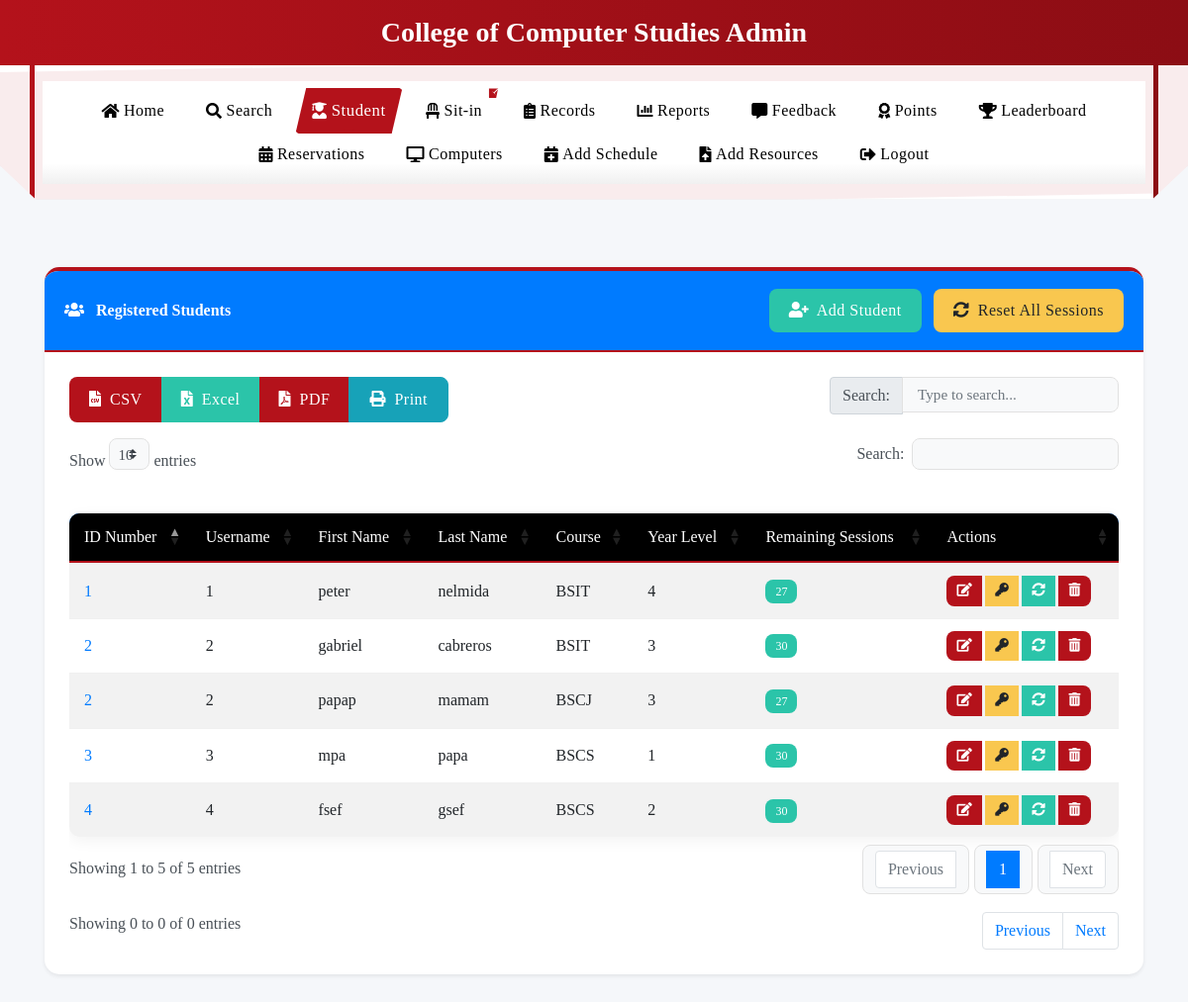
The page /view_students (signed in) on the database as committed earlier.
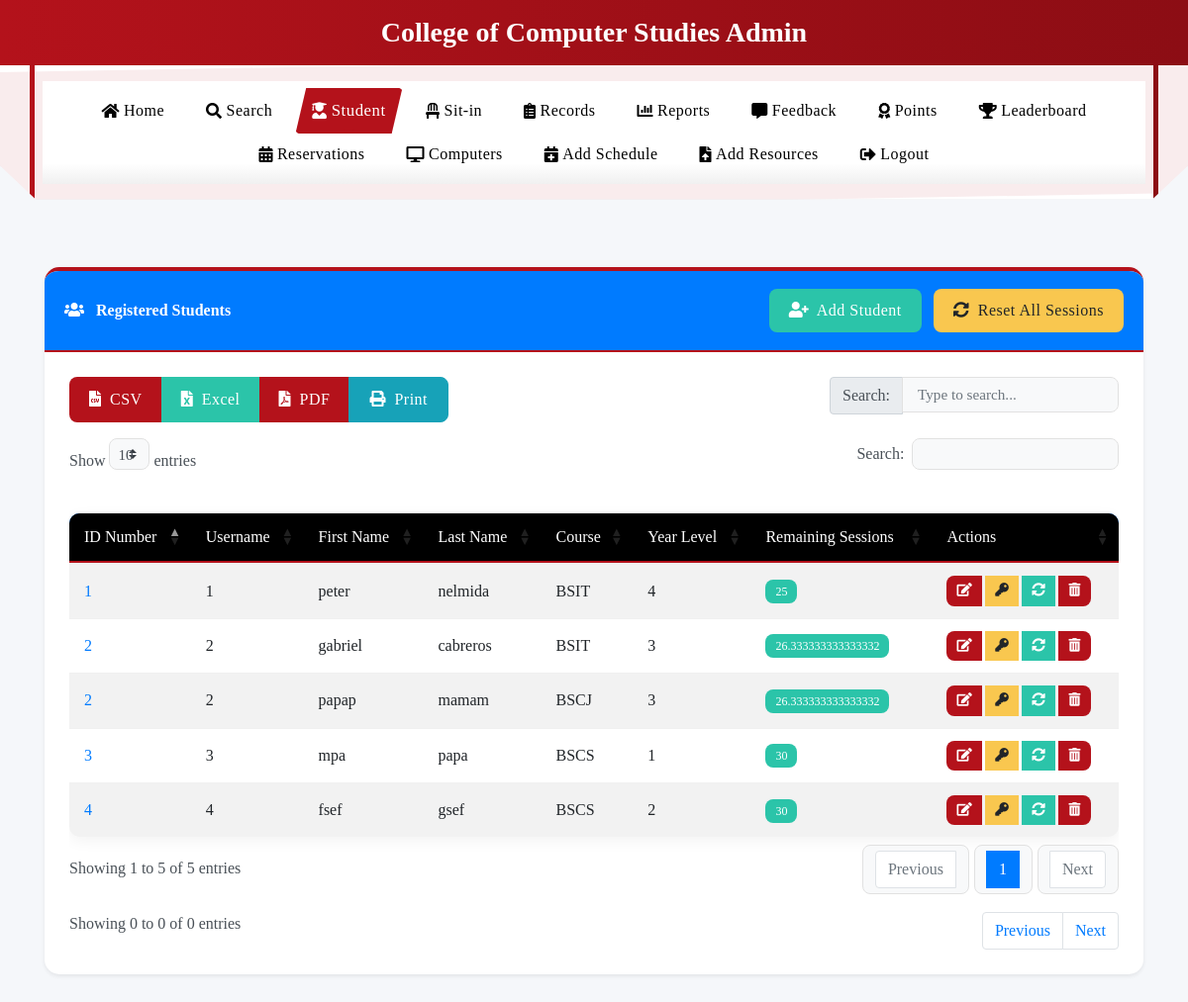
The same page on the database as committed later.
### tables this page shows
CREATE TABLE users
(id INTEGER PRIMARY KEY AUTOINCREMENT,
idno varchar(50),
lastname varchar(80),
firstname varchar(80),
middlename varchar(80),
course varchar(50),
year_level varchar(50),
email varchar(60),
username varchar(80),
password varchar(90), remaining_sessions INTEGER DEFAULT 30, is_admin INTEGER DEFAULT 0, profile_image TEXT, role TEXT DEFAULT 'user', points INTEGER DEFAULT 0);

### app.py (the view)
@app.route('/view_students')
def view_students():
    if 'admin' not in session:
        return redirect(url_for('login'))
    try:
        conn = get_db_connection()
        cursor = conn.cursor()
        cursor.execute('SELECT COUNT(*) as count FROM sitins WHERE logout_time IS NULL')
        active_count = cursor.fetchone()['count']
        try:
            cursor.execute('''
                SELECT idno, username, firstname, lastname, course, year_level, remaining_sessions
                FROM users
                WHERE is_admin = 0
                ORDER BY lastname
            ''')
        except sqlite3.OperationalError:
            cursor.execute('''
                SELECT idno, username, firstname, lastname, course, year_level, remaining_sessions
                FROM users
                WHERE username != 'admin'
                ORDER BY lastname
            ''')
        students_raw = cursor.fetchall()
        students = []
        for student in students_raw:
            students.append(dict(student))
        conn.close()
        if request.headers.get('X-Requested-With') == 'XMLHttpRequest':
            return jsonify(students)
        if not students:
            flash('No students found in the database. Add some students to get started!', 'warning')
        return render_template('view_students.html', students=students, active_count=active_count)
    except Exception as e:
        print(f"Error fetching students: {str(e)}")
        flash(f'Error fetching students: {str(e)}', 'danger')
        if request.headers.get('X-Requested-With') == 'XMLHttpRequest':
            return jsonify([])
        return render_template('view_students.html', students=[], error=str(e), active_count=0)

### app.py (called while the page is built, shortened)
def get_db_connection():
    conn = sqlite3.connect('students.db', timeout=30)
    conn.execute("PRAGMA journal_mode=WAL")  # Use Write-Ahead Logging
    conn.row_factory = sqlite3.Row
    try:
        cursor = conn.cursor()
        cursor.execute("PRAGMA table_info(users)")
        columns = [column[1] for column in cursor.fetchall()]
        cursor.execute("PRAGMA table_info(sitins)")
        sitins_columns = [column[1] for column in cursor.fetchall()]
    except Exception as e:
        print(f"Error in get_db_connection: {str(e)}")
    return conn

### templates/view_students.html (shortened to what the changed rows need)
<!DOCTYPE html>
<html lang="en">
<head>
    <link rel="stylesheet" href="https://stackpath.bootstrapcdn.com/bootstrap/4.5.2/css/bootstrap.min.css">
    <link rel="stylesheet" href="https://cdnjs.cloudflare.com/ajax/libs/font-awesome/5.15.3/css/all.min.css">
    <link rel="stylesheet" href="https://cdn.datatables.net/1.11.3/css/dataTables.bootstrap4.min.css">
    <link rel="stylesheet" href="https://cdn.datatables.net/buttons/2.0.1/css/buttons.bootstrap4.min.css">
    <link rel="stylesheet" href="{{ url_for('static', filename='css/navbar.css') }}">
</head>
<body>
    {% include 'admin_navbar.html' %}
    <div class="container py-5">
        {% if not single_student %}
        <div class="card shadow-sm">
            <div class="card-body">
                <div class="table-responsive">
                    <table id="studentsTable" class="table table-striped table-hover">
                        <thead class="bg-primary text-white">
                            <tr>
                                <th>ID Number</th>
                                <th>Username</th>
                                <th>First Name</th>
                                <th>Last Name</th>
                                <th>Course</th>
                                <th>Year Level</th>
                                <th>Remaining Sessions</th>
                                <th>Actions</th>
                            </tr>
                        </thead>
                        <tbody>
                            {% for student in students %}
                            <tr>
                                <td><a href="{{ url_for('view_student', id=student.idno) }}" class="text-primary">{{ student.idno }}</a></td>
                                <td>{{ student.username }}</td>
                                <td>{{ student.firstname }}</td>
                                <td>{{ student.lastname }}</td>
                                <td>{{ student.course }}</td>
                                <td>{{ student.year_level }}</td>
                                <td>
                                    <span class="badge {% if student.remaining_sessions <= 0 %}badge-danger{% elif student.remaining_sessions <= 5 %}badge-warning{% else %}badge-success{% endif %}">
                                        {{ student.remaining_sessions }}
                                    </span>
                                </td>
                                <td>
                                    <div class="btn-group">
                                        <button class="btn btn-primary btn-sm edit-btn mr-1" data-id="{{ student.idno }}" data-toggle="modal" data-target="#editStudentModal">
                                            <i class="fas fa-edit"></i>
                                        </button>
                                        <button class="btn btn-warning btn-sm change-pass-btn mr-1" data-id="{{ student.idno }}" data-toggle="modal" data-target="#changePasswordModal">
                                            <i class="fas fa-key"></i>
                                        </button>
                                        <button class="btn btn-success btn-sm reset-session-btn mr-1" data-id="{{ student.idno }}">
                                            <i class="fas fa-sync-alt"></i>
                                        </button>
                                        <button class="btn btn-danger btn-sm delete-btn" data-id="{{ student.idno }}">
                                            <i class="fas fa-trash-alt"></i>
                                        </button>
                                    </div>
                                </td>
                            </tr>
                            {% endfor %}
                        </tbody>
                    </table>
                </div>
            </div>
        </div>
        {% endif %}
    </div>
</body>
</html>

Rows that differ between the two databases and show on the page:
changed users "gabriel": remaining_sessions "30" → "26.333333333333332"
changed users "papap": remaining_sessions "27" → "26.333333333333332"
changed users "peter": remaining_sessions "27" → "25"
Other text that changed with them:
{{ active_count }}: "1" → (not shown)
